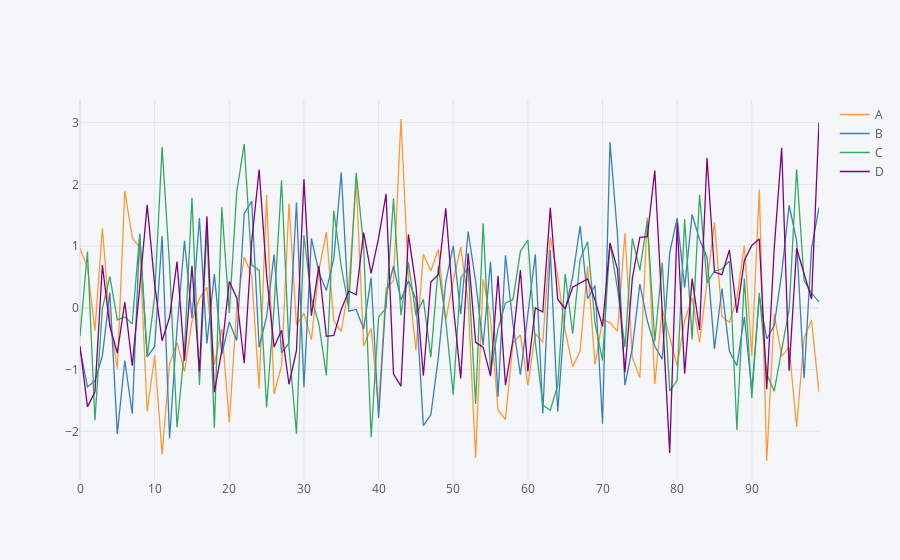

The notebook cell this image was saved under:
### Markdown cell above
**LinePlot**

### Code cell
df.iplot()
